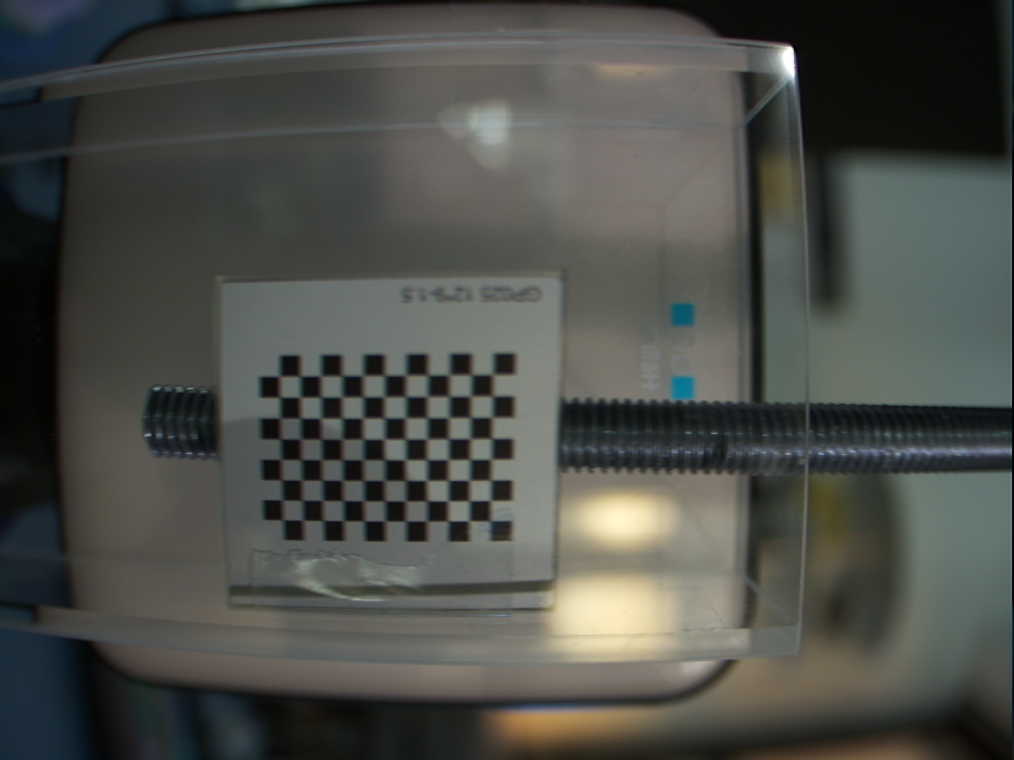
#> input picture calibration/images/frame_20250219_150110_692530_left.jpg, 2028 x 1520 px (shown at 1/2 size); its folder holds 3 pictures in this run
$ python stereo_calibration.py --left_pattern images/frame_20250219_150110_692530_left.jpg --right_pattern images/frame_20250219_150110_692530_right.jpg
#> lines starting #> are read from the running program, lines starting #| are printed output that depends on the picture
import argparse
import cv2
import numpy as np
import glob
import os

def parse_args():
    parser = argparse.ArgumentParser(description='Stereo Camera Calibration')
    parser.add_argument('--image_dir', type=str, default='.',
                       help='Directory containing calibration images')
    parser.add_argument('--left_pattern', type=str, default='*_left.jpg',
                       help='Pattern for left camera images')
    parser.add_argument('--right_pattern', type=str, default='*_right.jpg',
                       help='Pattern for right camera images')
    parser.add_argument('--output_dir', type=str, default='.',
                       help='Directory to save calibration results')
    parser.add_argument('--chess_rows', type=int, default=9,
                       help='Number of inner corners rows in chessboard')
    parser.add_argument('--chess_cols', type=int, default=6,
                       help='Number of inner corners columns in chessboard')
    return parser.parse_args()

def stereo_calibrate(args):
    # Convert relative paths to absolute
    image_dir = os.path.abspath(args.image_dir)
    output_dir = os.path.abspath(args.output_dir)

    # Create output directory if it doesn't exist
    os.makedirs(output_dir, exist_ok=True)

    # Full paths for image patterns
    left_pattern = os.path.join(image_dir, args.left_pattern)
    right_pattern = os.path.join(image_dir, args.right_pattern)

    # Prepare object points
    chessboard_size = (args.chess_rows, args.chess_cols)
    objp = np.zeros((chessboard_size[0] * chessboard_size[1], 3), np.float32)
    objp[:,:2] = np.mgrid[0:chessboard_size[0], 0:chessboard_size[1]].T.reshape(-1,2)

    # Arrays to store object points and image points
    objpoints = []      # 3D points in real world space
    left_imgpoints = [] # 2D points in left image plane
    right_imgpoints = [] # 2D points in right image plane

    # Get list of image pairs
    left_images = sorted(glob.glob(left_pattern))
    right_images = sorted(glob.glob(right_pattern))

    print(f"Found {len(left_images)} image pairs")

    # Add this debug code before corner detection
    for left_img, right_img in zip(left_images, right_images):
        img_left = cv2.imread(left_img)
#> img_left is the input picture: shape (1520, 2028, 3); mean B, G, R 72.8, 77.6, 75.7
        img_right = cv2.imread(right_img)
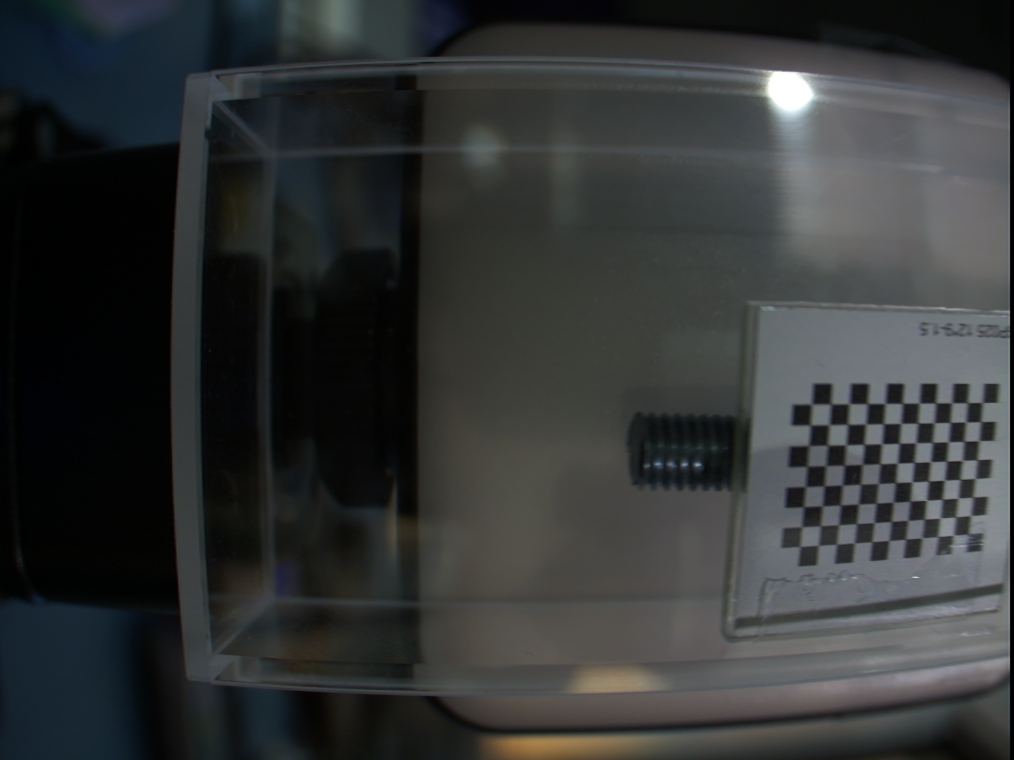
#> input picture calibration/images/frame_20250219_150110_692530_right.jpg, 2028 x 1520 px (shown at 1/2 size)
#> img_right is the input picture: shape (1520, 2028, 3); mean B, G, R 53.3, 53.2, 50.8
        print(f"Left image shape: {img_left.shape if img_left is not None else 'Failed to load'}")
#| Left image shape: (1520, 2028, 3)
        print(f"Right image shape: {img_right.shape if img_right is not None else 'Failed to load'}")
#| Right image shape: (1520, 2028, 3)

    # Process each image pair
    for left_img_file, right_img_file in zip(left_images, right_images):
        # Read images
        left_img = cv2.imread(left_img_file)
        if left_img is None:
            print(f"Failed to load image: {left_img_file}")
            continue
        right_img = cv2.imread(right_img_file)
        if right_img is None:
            print(f"Failed to load image: {right_img_file}")
            continue

        # Convert to grayscale
        left_gray = cv2.cvtColor(left_img, cv2.COLOR_BGR2GRAY)
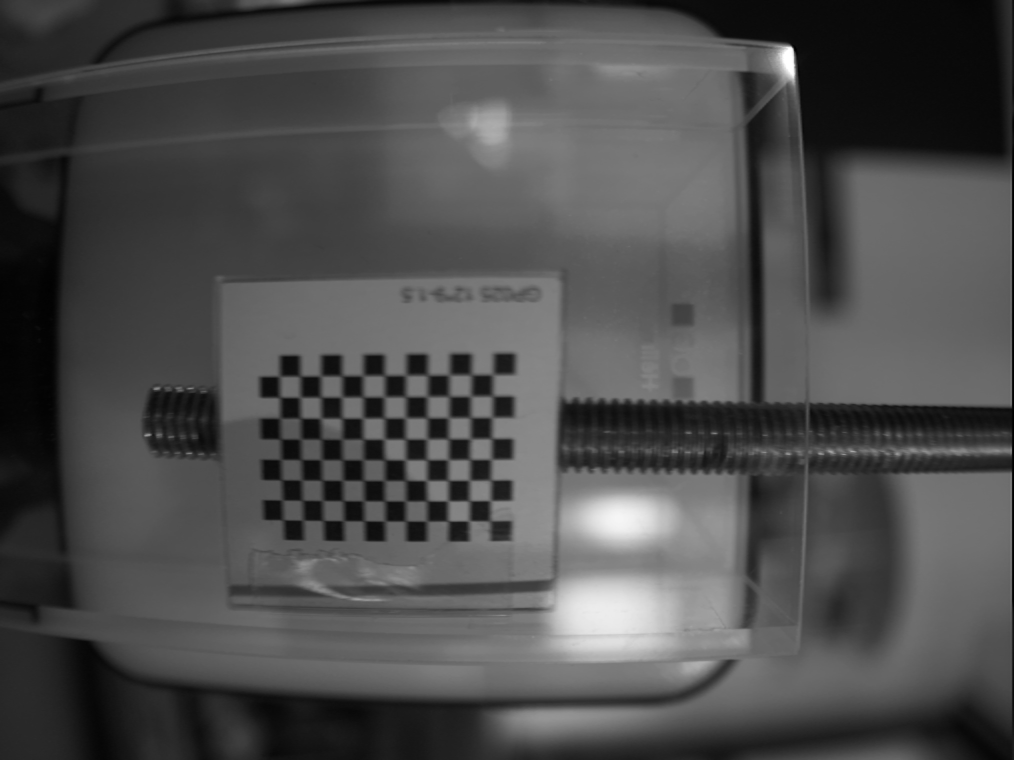
#> left_gray: shape (1520, 2028) (shown at 1/2 size); min 0, max 255, mean 76.5
        right_gray = cv2.cvtColor(right_img, cv2.COLOR_BGR2GRAY)

        # Find chessboard corners
        left_ret, left_corners = cv2.findChessboardCorners(left_gray, chessboard_size, None)
#> left_ret = False; left_corners = None
        right_ret, right_corners = cv2.findChessboardCorners(right_gray, chessboard_size, None)
#> right_ret = False; right_corners = None

        # Add this where you detect chessboard corners
        gray = cv2.cvtColor(left_img, cv2.COLOR_BGR2GRAY)
        ret, corners = cv2.findChessboardCorners(gray, (args.chess_cols, args.chess_rows), None)
#> ret = False; corners = None
        print(f"Chessboard found: {ret} in {left_img_file}")
#| Chessboard found: False in calibration/images/frame_20250219_150110_692530_left.jpg

        if left_ret and right_ret:
            # Refine corners
            criteria = (cv2.TERM_CRITERIA_EPS + cv2.TERM_CRITERIA_MAX_ITER, 30, 0.001)
            left_corners = cv2.cornerSubPix(left_gray, left_corners, (11,11), (-1,-1), criteria)
            right_corners = cv2.cornerSubPix(right_gray, right_corners, (11,11), (-1,-1), criteria)

            # Draw and display corners
            cv2.drawChessboardCorners(left_img, chessboard_size, left_corners, left_ret)
            cv2.drawChessboardCorners(right_img, chessboard_size, right_corners, right_ret)

            cv2.imshow('Left Corners', left_img)
            cv2.imshow('Right Corners', right_img)
            cv2.waitKey(500)

            objpoints.append(objp)
            left_imgpoints.append(left_corners)
            right_imgpoints.append(right_corners)

            print(f"Processed pair: {left_img_file} and {right_img_file}")

    cv2.destroyAllWindows()

    # Add this before calibrateCamera call
    print("Number of object points:", len(objpoints))
    print("Number of image points:", len(left_imgpoints))

    # Calibrate each camera individually
#> (the run stopped early here; a loop or call above may not have finished)
